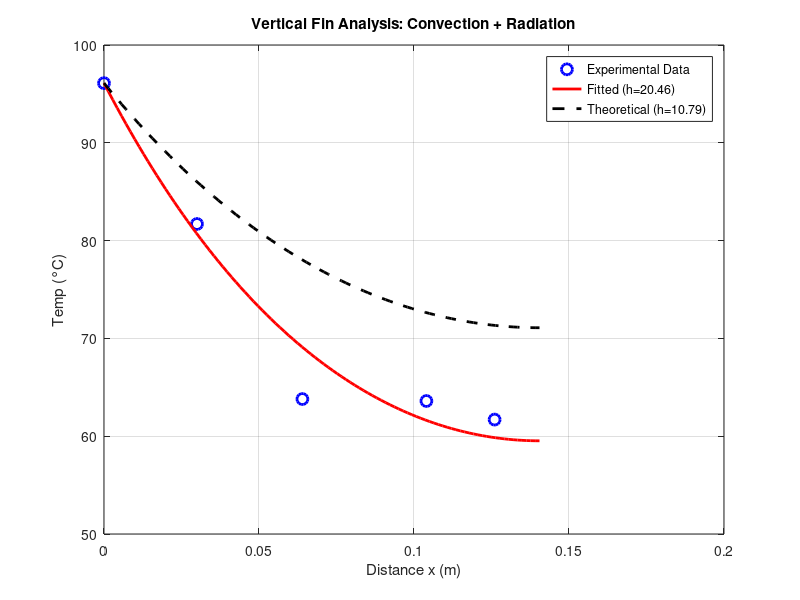

Here is the MATLAB script that generated this plot:
clear; clc; close all;

% 1. EXPERIMENTAL DATA (Vertical)
temp_exp = [61.7   63.6   63.8   81.7   96.1]; 
x_exp = [12.6 10.4 6.4 3 0] / 100; 
T_inf = 31.3;
L_actual = 0.14; 
theta0 = temp_exp(end) - T_inf;

% 2. GEOMETRY & PROPERTIES
Do = 0.015;  Di = 0.014;
Ac = (pi/4)*(Do^2 - Di^2);
P = pi*Do;
k_cu = 385; 
L_corr = L_actual + Ac/P; % Corrected length for tip loss

% 3. EXPERIMENTAL FITTING (Finding h_exp)
% Fitting based on the fin equation for an insulated tip
model = @(m, x) theta0 .* cosh(m*(L_corr - x)) ./ cosh(m*L_corr);
m_fit = lsqcurvefit(model, 5, x_exp, temp_exp - T_inf);
h_exp = (m_fit^2 * k_cu * Ac) / P;

% 4. THEORETICAL CORRELATION (Vertical Natural Convection + Radiation)
% Properties of air at Film Temp (~55C)
k_air = 0.028; nu = 1.85e-5; Pr = 0.71; beta = 1/(273+55);
g = 9.81;
sigma = 5.67e-8;     % Stefan-Boltzmann Constant
epsilon = 0.65;      % Emissivity for oxidized copper (from your photo)
dT = mean(temp_exp) - T_inf;

% A. Convective Part (Churchill and Chu for Vertical Surfaces)
% Note: For vertical, characteristic length is L
Ra_L = (g * beta * dT * L_actual^3 / nu^2) * Pr;
Nu_L = (0.825 + (0.387 * Ra_L^(1/6)) / (1 + (0.492/Pr)^(9/16))^(8/27))^2;
h_conv = (Nu_L * k_air) / L_actual;

% B. Radiative Part
T_s_avg_K = mean(temp_exp) + 273.15; 
T_inf_K = T_inf + 273.15;
h_rad = epsilon * sigma * (T_s_avg_K + T_inf_K) * (T_s_avg_K^2 + T_inf_K^2);

% C. Total Theoretical h
h_theo = h_conv + h_rad;
m_theo = sqrt((h_theo * P) / (k_cu * Ac));

% 5. SIMULATION PROFILES
x_sim = linspace(0, L_corr, 100);
T_fitted = T_inf + theta0 .* (cosh(m_fit*(L_corr - x_sim)) ./ cosh(m_fit*L_corr));
T_theo = T_inf + theta0 .* (cosh(m_theo*(L_corr - x_sim)) ./ cosh(m_theo*L_corr));

% 6. PLOT
figure('Color', 'w');
plot(x_exp, temp_exp, 'bo', 'MarkerSize', 8, 'LineWidth', 2, 'DisplayName', 'Experimental Data'); hold on;
plot(x_sim, T_fitted, 'r-', 'LineWidth', 2, 'DisplayName', ['Fitted (h=' num2str(h_exp,'%.2f') ')']);
plot(x_sim, T_theo, 'k--', 'LineWidth', 2, 'DisplayName', ['Theoretical (h=' num2str(h_theo,'%.2f') ')']);
xlabel('Distance x (m)'); ylabel('Temp (°C)');
title('Vertical Fin Analysis: Convection + Radiation'); legend('Location','northeast'); grid on;

fprintf('Vertical Experimental h: %.2f W/m^2K\n', h_exp);
fprintf('Vertical Theoretical h (Total): %.2f W/m^2K\n', h_theo);
fprintf('--- Breakdown: h_conv = %.2f, h_rad = %.2f\n', h_conv, h_rad);
